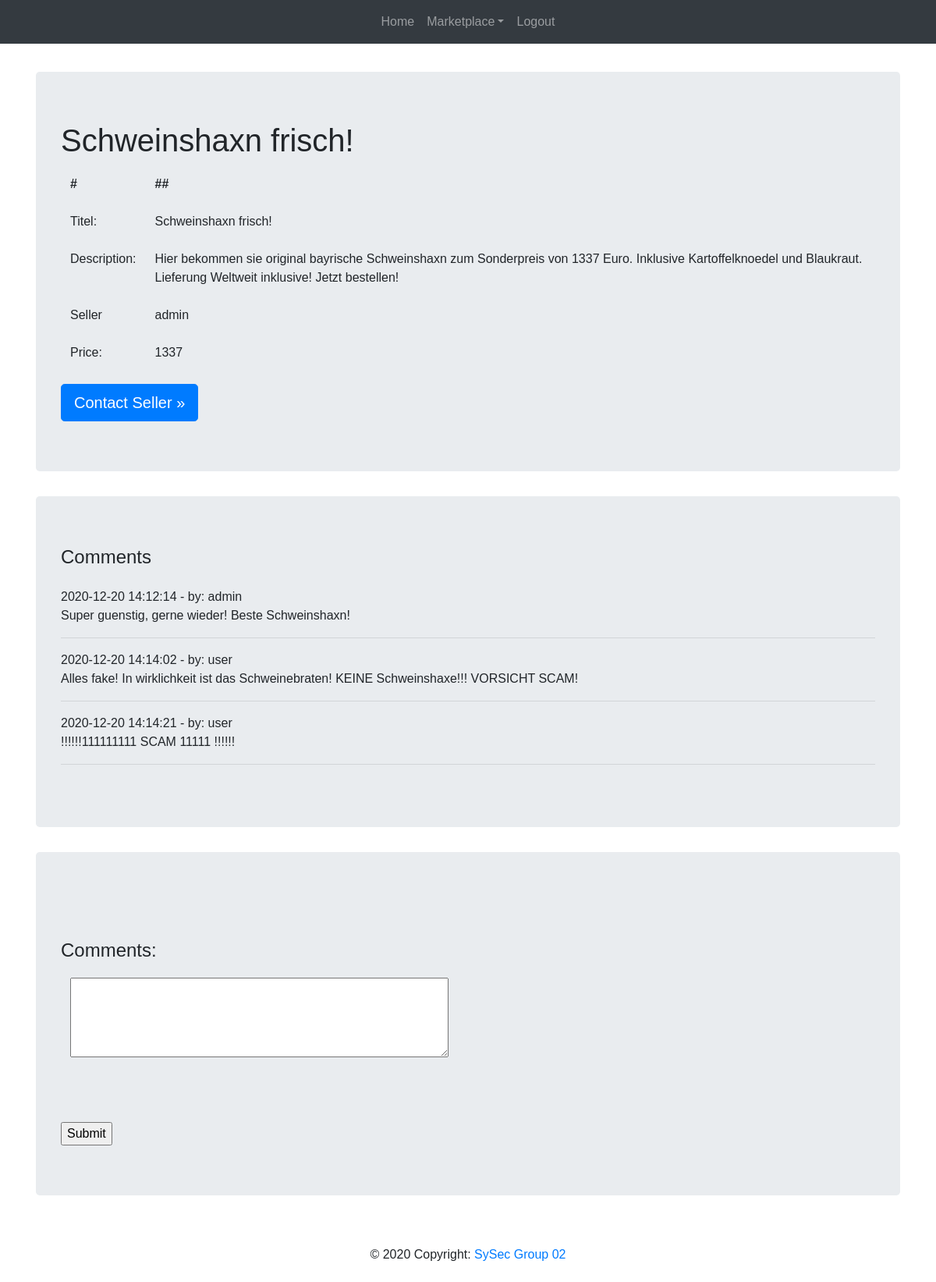
Screenshot of /showOff.php?id=2 (signed in) with the database file from the repository.
### tables this page shows
CREATE TABLE `offer` (
  `id` int(5) NOT NULL,
  `title` varchar(30) NOT NULL,
  `descr` text NOT NULL,
  `userid` int(5) NOT NULL,
  `price` varchar(8) NOT NULL
);

CREATE TABLE `user` (
  `id` int(5) NOT NULL,
  `firstName` varchar(25) NOT NULL,
  `lastName` varchar(25) NOT NULL,
  `username` varchar(20) NOT NULL,
  `password` varchar(32) NOT NULL,
  `email` varchar(30) NOT NULL,
  `ip` varchar(15) NOT NULL,
  `regDate` datetime NOT NULL
);

CREATE TABLE `comment` (
  `id` int(5) NOT NULL,
  `text` text NOT NULL,
  `userid` int(5) NOT NULL,
  `offerid` int(5) NOT NULL,
  `timestamp` int(11) NOT NULL
);

### src/showOff.php (the view, shortened to what this page needs)
<?php
require_once('./includes/config.php');
		$stmt= $link->prepare("Select o.id, o.title, o.descr, o.userid, o.price, u.email, u.username from user u, offer o where o.id = ? AND o.userid = u.id LIMIT 0,1;");
		$stmt->bind_param("i", $_GET['id']);
		$stmt->execute();
		$result = $stmt->get_result();
		$row = $result->fetch_assoc();
?>
<!doctype html>
<html lang="en">
  <head>
<link href="./assets/dist/css/bootstrap.min.css" rel="stylesheet">
    <link href="./assets/ccss/navbar-top-fixed.css" rel="stylesheet">
	<link href="./assets/ccss/modal.css" rel="stylesheet">
  </head>
  <body>
<?php
require_once('./assets/layout/navbar_inside.php')
 ?>
<main role="main" class="container">
  <div class="jumbotron">
    <h1><?php echo htmlentities($row['title']);?></h1>
  <table class="table table-borderless">
  <thead>
    <tr>
      <th scope="col">#</th>
      <th scope="col">##</th>
    </tr>
  </thead>
  <tbody>
<?php
    echo "
	<tr>
		<td>Titel:</td>
		<td>".htmlentities($row['title'])."</td>
	</tr>
		<tr>
		<td>Description:</td>
		<td>".htmlentities($row['descr'])."</td>
	</tr>
		<tr>
		<td>Seller</td>
		<td>".$row['username']."</td>
	</tr>
		<tr>
		<td>Price:</td>
		<td>".$row['price']."</td>
	</tr>";
?>
 </tbody>
</table>
<a class="btn btn-lg btn-primary" href="mailto:<?php echo $row['email'];?>" role="button">Contact Seller &raquo;</a>
</div>
<div class="jumbotron">
<h4>Comments</h4>
  <?php
	$offerid = $_GET['id'];
	$stmt = $link->prepare("SELECT comment.text as text, user.username as username, comment.timestamp as timestamp FROM comment JOIN user ON comment.userid=user.id WHERE comment.offerid = ?");
	$stmt->bind_param('i', $offerid);
	$stmt->execute();
	$result = $stmt->get_result();
	while ($show = $result->fetch_assoc()) {
		echo date('Y-m-d H:i:s',$show['timestamp'])." - by: ".$show["username"]."<br>".htmlentities($show['text'])."<hr/>";
	}
?>
</div>
<div class="jumbotron">
  <br><br>
    <h4>Comments:</h4>
	<form method="POST" action = "comment.php?action=add&offerid=<?php echo $row['id'];?>">
	 <table class="table table-borderless">
		<tbody>
			<tr>
				<td><textarea name="comment" rows="4" cols="50"></textarea></td>
			</tr>
		</tbody>
	</table>
	 <br><br>
	 	<input type="submit" value="Submit">
		</form>
  </div>
</main>
<?php
require_once('./assets/layout/footer.php');
?>

### src/assets/layout/navbar_inside.php (shortened to what this page needs)
<nav class="navbar navbar-expand-lg navbar-dark bg-dark">
  <div class="collapse navbar-collapse justify-content-md-center" id="navbarsExample08">
    <ul class="navbar-nav">
      <li class="nav-item <?php echo (basename($_SERVER['SCRIPT_NAME']) == 'home.php') ? 'active' : '';?>">
        <a class="nav-link" href="./home.php">Home</a>
      </li>
      <li class="nav-item dropdown">
        <a class="nav-link dropdown-toggle" href="#" id="navbarDropdownMenuLink" data-toggle="dropdown" aria-haspopup="true" aria-expanded="false">Marketplace</a>
      </li>
	  <li class="nav-item <?php echo (basename($_SERVER['SCRIPT_NAME']) == 'logout.php') ? 'active' : '';?>">
        <a class="nav-link" href="./logout.php">Logout</a>
      </li>
    </ul>
  </div>
</nav>

### src/assets/layout/footer.php (shortened to what this page needs)
<footer class="footer">
 <div class="footer-copyright text-center py-3">© 2020 Copyright:
    <a href="http://marketplace.schwaab.bayern" target="_blank">SySec Group 02</a>
  </div>
</footer>

### src/assets/ccss/navbar-top-fixed.css (style rules this page uses)
body { padding-bottom: 20px; }
.navbar { margin-bottom: 20px; }

### src/assets/ccss/modal.css (style rules this page uses)
body { font-family: Arial, Helvetica, sans-serif; }
.container { padding: 16px; }

### rows the page displays
offer: title "Schweinshaxn frisch!", descr "Hier bekommen sie original bayrische Schweinshaxn zum Sonderpreis von 1337 Euro. Inklusive Kartoffelknoedel und Blaukraut. Lieferung Weltweit inklusive! Jetzt bestellen!", userid.username "admin", price "1337"
comment: timestamp "2020-12-20 14:12:14", userid.username "admin", text "Super guenstig, gerne wieder! Beste Schweinshaxn!"
comment: timestamp "2020-12-20 14:14:02", userid.username "user", text "Alles fake! In wirklichkeit ist das Schweinebraten! KEINE Schweinshaxe!!! VORSICHT SCAM!"
comment: timestamp "2020-12-20 14:14:21", userid.username "user", text "!!!!!!111111111 SCAM 11111 !!!!!!"
